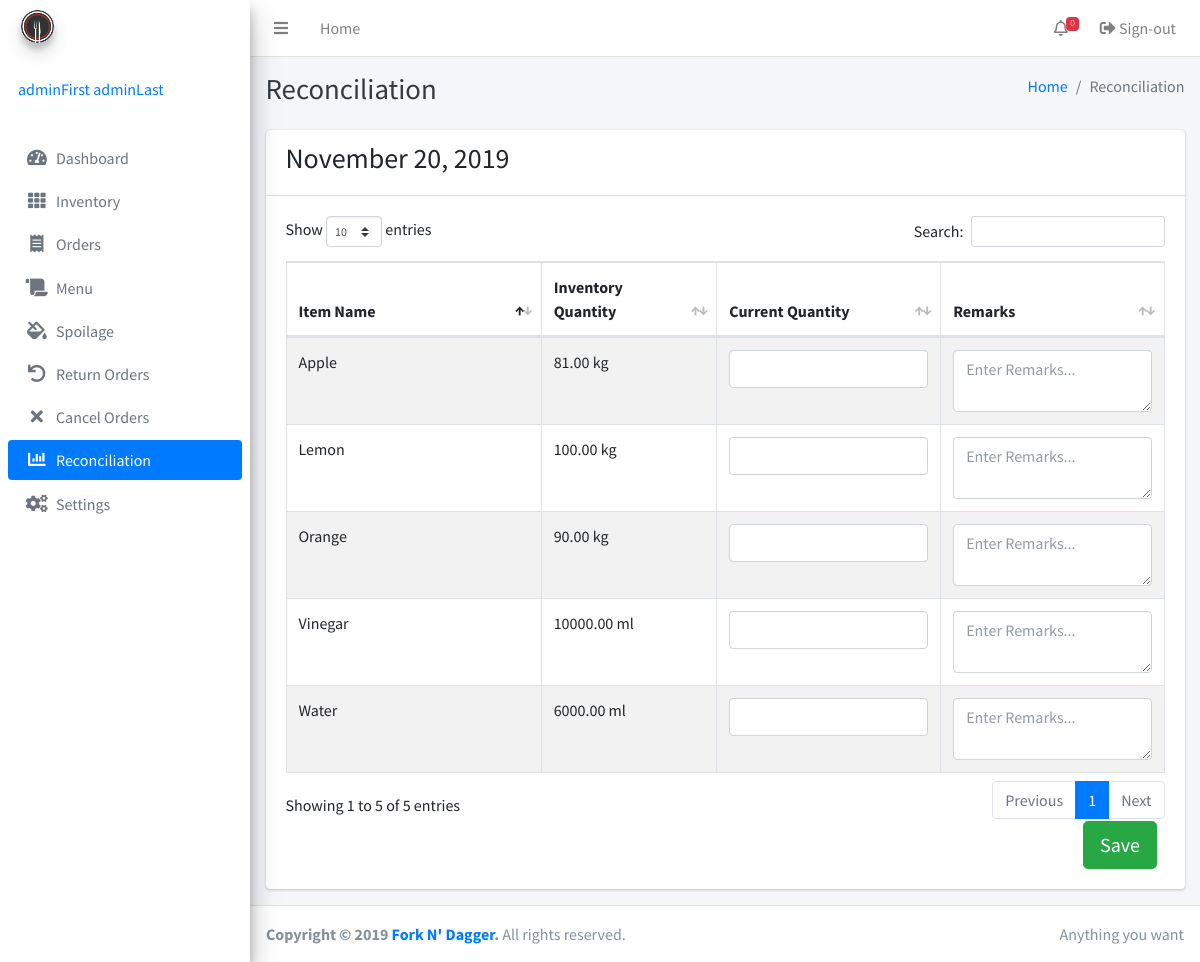
Screenshot of /reconciliation.php (signed in) with the database file from the repository.
### tables this page shows
CREATE TABLE IF NOT EXISTS `inventory` (
  `id` bigint(255) NOT NULL AUTO_INCREMENT,
  `itemname` varchar(255) NOT NULL,
  `description` varchar(255) NOT NULL,
  `quantity` decimal(65,2) UNSIGNED NOT NULL,
  `lowquantity` decimal(65,2) DEFAULT NULL,
  `categoryID` int(255) DEFAULT NULL,
  `unitID` int(255) DEFAULT NULL,
  `timestamp` timestamp(6) NOT NULL,
  `adminID` int(255) NOT NULL,
  PRIMARY KEY (`id`)
);

CREATE TABLE IF NOT EXISTS `uom` (
  `id` bigint(255) NOT NULL AUTO_INCREMENT,
  `uomname` varchar(255) NOT NULL,
  PRIMARY KEY (`id`),
  UNIQUE KEY `name` (`uomname`)
);

### inc/session.php (called while the page is built, shortened)
<?php
	include 'inc/conn.php';;
	if(isset($_SESSION['admin'])){
		$query = $conn -> prepare("SELECT * FROM admins WHERE id = ? ");
		$query -> bind_param("s", $variable);
		$query -> execute();
		$result = $query->get_result();
		$user = mysqli_fetch_assoc($result);
		$role = $user['role'];
	}
	else{
		header('location: home.php');
		exit();
	}
?>

### reconciliation.php (the view, shortened to what this page needs)
<?php include 'inc/session.php'; ?>
<?php include 'inc/header.php'; ?>
<body class="hold-transition sidebar-mini">
<div class="wrapper">
<?php
$current = "reconciliation";
include 'inc/navbar.php'; ?>
  <div class="content-wrapper">
    <div class="content-header">
      <div class="container-fluid">
        <div class="row mb-2">
          <div class="col-sm-6">
            <h1 class="m-0 text-dark">Reconciliation</h1>
          </div>
          <div class="col-sm-6">
            <ol class="breadcrumb float-sm-right">
              <li class="breadcrumb-item"><a href="#">Home</a></li>
              <li class="breadcrumb-item active">Reconciliation</li>
            </ol>
          </div>
        </div>
      </div>
    </div>
    <div class="content">
      <div class="container-fluid">
        <?php if ($role == 'Super User'): ?>
        <div class="row">
          <div class="col-12">
            <div class="card card-primary card-outline card-outline-tabs">
              <div class="card-header p-0 border-bottom-0">
                <ul class="nav nav-tabs" id="custom-tabs-three-tab" role="tablist">
                  <li class="nav-item">
                    <a class="nav-link active" id="custom-tabs-three-home-tab" data-toggle="pill" href="#custom-tabs-three-home" role="tab" aria-controls="custom-tabs-three-home" aria-selected="true">Today</a>
                  </li>
                  <li class="nav-item">
                    <a class="nav-link" id="custom-tabs-three-profile-tab" data-toggle="pill" href="#custom-tabs-three-profile" role="tab" aria-controls="custom-tabs-three-profile" aria-selected="false">History</a>
                  </li>
                </ul>
              </div>
              <div class="card-body">
                <div class="tab-content" id="custom-tabs-three-tabContent">
                  <div class="tab-pane fade show active" id="custom-tabs-three-home" role="tabpanel" aria-labelledby="custom-tabs-three-home-tab">
                    <form role="form" action="reconciliation.php" method="POST">
                    <table class="table table-bordered table-striped display">
                    <thead>
                    <tr>
                      <th width="120">Item Name</th>
                      <th width="20">Inventory Quantity</th>
                      <th width="100">Current Quantity</th>
                      <th width="100">Remarks</th>
                    </tr>
                    </thead>
                    <tbody>
                    <?php
                    $result3 = mysqli_query($conn, "SELECT * FROM inventory join uom on inventory.unitID = uom.id");
                    while ($row = mysqli_fetch_array($result3)) {
                          ?>
                    <tr>
                      <td><input type="hidden" name="inventoryID[]" value="<?php echo $row['id'];?>"><?php echo ucwords($row['itemname']);?></td>
                      <td><?php echo $row['quantity'];?> <?php echo $row['uomname'];?></td>
                      <td><input type="number" step="0.01" class="form-control" name="quantity[]"></td>
                      <td><textarea class="form-control" rows="2" placeholder="Enter Remarks..." name="remarks[]"></textarea></td>
                    </tr>
                    <?php   } ?>
                    </tbody>
                  </table>
                  <div class="col-12 text-right">
                    <button type="button" class="btn btn-success btn-lg" data-toggle="modal" data-target="#recon">Save</button>
                  </div>
                  </div>
                  <div class="tab-pane fade" id="custom-tabs-three-profile" role="tabpanel" aria-labelledby="custom-tabs-three-profile-tab">
                     <table class="table table-bordered table-striped display">
                    <thead>
                    <tr>
                      <th width="120">Date</th>
                      <th width="120">Last Updated</th>
                      <th width="120">Updated By</th>
                      <th width="100">Action</th>
                    </tr>
                    </thead>
                    <tbody>
                    <?php
                    $result3 = mysqli_query($conn, "SELECT *, reconciliation.id as reconID FROM reconciliation join admins on reconciliation.adminID = admins.id group by date order by date");
                    while ($row = mysqli_fetch_array($result3)) {
                          ?>
                    <tr>
                      <td><?php echo date("F d, Y", strtotime($row['date']));?></td>
                      <td><?php echo date("F d, Y H:i", strtotime($row['timestamp']));?></td>
                      <td><?php echo ucfirst($row['lastname']);?>, <?php echo ucfirst($row['firstname']);?></td>
                      <td><a data-toggle="modal" data-target='#view<?php echo $row['reconID']; ?>' class="btn btn-info btn-sm m-0">View</a></td>
                  </tr>
                  <div class="modal fade" id="view<?php echo $row['reconID']; ?>">
                    <div class="modal-dialog">
                      <div class="modal-content">
                        <div class="modal-header">
                          <h4 class="modal-title"><?php echo date("F d, Y", strtotime($row['date']));?></h4>
                          <button type="button" class="close" data-dismiss="modal" aria-label="Close">
                            <span aria-hidden="true">&times;</span>
                          </button>
                        </div>
                        <div class="modal-body">
                            <div class="card-body">
                              <dl>
                                <?php
                                  $result4 = mysqli_query($conn, "SELECT * FROM reconciliation join inventory on reconciliation.inventoryID = inventory.id join uom on inventory.unitID = uom.id where reconciliation.date = '".$row['date']."'");
                                  while ($row1 = mysqli_fetch_array($result4)) { ?>
                                <dt><?php echo ucwords($row1['itemname']);?></dt>
                                <dd>Counted: <?php echo $row1['current'];?> <?php echo $row1['uomname'];?> - <?php echo ucfirst($row1['remarks']);?></dd>
                                  <?php   } ?>
                              </dl>
                            </div>
                        </div>
                        <div class="modal-footer justify-content-between">
                          <button type="button" class="btn btn-default" data-dismiss="modal">Close</button>
                        </div>
                      </div>
                    </div>
                  </div>
                    <?php   } ?>
                    </tbody>
                  </table>
                  </div>
                </div>
              </div>
            </div>
          </div>
        </div>
      </div>
        <div class="modal fade" id="recon">
          <div class="modal-dialog">
            <div class="modal-content">
              <div class="modal-header">
                <h4 class="modal-title">Are you sure to Save?</h4>
                <input class="form-check-input" type="hidden" name="adminid" id="adminid" value="<?php echo $user['id'];?>" style="visibility: hidden;">
                <button type="button" class="close" data-dismiss="modal" aria-label="Close">
                  <span aria-hidden="true">&times;</span>
                </button>
              </div>
              <div class="modal-body">
              </div>
              <div class="modal-footer justify-content-between">
                <button type="button" class="btn btn-default" data-dismiss="modal">Close</button>
                <button type="submit" class="btn btn-primary" name="submit">Confirm</button>
              </form>
              </div>
            </div>
          </div>
        </div>
        <?php else: ?>
        <div class="row">
          <div class="col-12">
            <div class="card">
              <div class="card-header">
                <?php echo "<h3>" . date("F d, Y") . "</h3>"; ?>
              </div>
              <form role="form" action="reconciliation.php" method="POST">
              <div class="card-body">
                <table class="table table-bordered table-striped display">
                  <thead>
                  <tr>
                    <th width="120">Item Name</th>
                    <th width="20">Inventory Quantity</th>
                    <th width="100">Current Quantity</th>
                    <th width="100">Remarks</th>
                  </tr>
                  </thead>
                  <tbody>
                  <?php
                  $result3 = mysqli_query($conn, "SELECT * FROM inventory join uom on inventory.unitID = uom.id");
                  while ($row = mysqli_fetch_array($result3)) {
                        ?>
                  <tr>
                    <td><input type="hidden" name="inventoryID[]" value="<?php echo $row['id'];?>"><?php echo ucwords($row['itemname']);?></td>
                    <td><?php echo $row['quantity'];?> <?php echo $row['uomname'];?></td>
                    <td><input type="number" step="0.01" class="form-control" name="quantity[]"></td>
                    <td><textarea class="form-control" rows="2" placeholder="Enter Remarks..." name="remarks[]"></textarea></td>
                  </tr>
                  <?php   } ?>
                  </tbody>
                </table>
                <div class="col-12 text-right">
                  <button type="button" class="btn btn-success btn-lg" data-toggle="modal" data-target="#recon">Save</button>
                </div>
              </div>
            </div>
          </div>
        </div>
      </div>
        <?php endif ?>
    </div>
  </div>
  <?php include 'inc/footer.php'; ?>
</div>
</body>
</html>

### inc/navbar.php (shortened to what this page needs)
  <nav class="main-header navbar navbar-expand navbar-white navbar-light">
    <ul class="navbar-nav">
      <li class="nav-item">
        <a class="nav-link" data-widget="pushmenu" href="#"><i class="fas fa-bars"></i></a>
      </li>
      <li class="nav-item d-none d-sm-inline-block">
        <a href="index3.html" class="nav-link">Home</a>
      </li>
    </ul>
    <ul class="navbar-nav ml-auto">
      <li class="nav-item dropdown">
        <a class="nav-link" data-toggle="dropdown" href="#">
          <i class="far fa-bell"></i>
        <?php
        $result3 = mysqli_query($conn, "SELECT count(*) as counted FROM inventory where lowquantity >= quantity or quantity = 0");
         $row1 = mysqli_fetch_assoc($result3);
         $counted = $row1['counted'];
         echo '<span class="badge badge-danger navbar-badge">'.$counted.'</span>';
        ?>
        </a>
      </li>
      <li class="nav-item">
        <a class="nav-link" href="logout.php"><i class="nav-icon fas fa-sign-out-alt"></i> Sign-out</a>
      </li>
    </ul>
  </nav>
  <aside class="main-sidebar sidebar-gray elevation-4">
    <a href="index3.html" class="brand-link">
      <img src="image/logo.png" alt="Fork N' Dagger Logo" class="brand-image img-circle elevation-3"
           style="opacity: .8">
      <span class="brand-text font-weight-light">Fork N' Dagger</span>
    </a>
    <div class="sidebar">
      <div class="user-panel mt-3 pb-3 mb-3 d-flex">
        <div class="info">
          <a href="#" class="d-block"><?php echo $user['firstname']. ' '.$user['lastname']; ?></a>
        </div>
      </div>
<?php
switch ($role): ?>
<?php default: ?>
      <nav class="mt-2">
        <ul class="nav nav-pills nav-sidebar flex-column" data-widget="treeview" role="menu" data-accordion="false">
          <li class="nav-item">
            <a href="index.php" class="nav-link <?php if($current == 'Dashboard') {echo 'active';} ?>">
              <i class="nav-icon fas fa-tachometer-alt"></i>
              <p>
                Dashboard
              </p>
            </a>
          </li>
          <li class="nav-item">
            <a href="inventory.php" class="nav-link <?php if($current == 'inventory') {echo 'active';} ?>" >
              <i class="nav-icon fas fa-th"></i>
              <p>
                Inventory
              </p>
            </a>
          </li>
          <li class="nav-item">
            <a href="order.php" class="nav-link <?php if($current == 'order') {echo 'active';} ?>">
              <i class="nav-icon fas fa-receipt"></i>
              <p>
                Orders
              </p>
            </a>
          </li>
          <li class="nav-item">
            <a href="menu.php" class="nav-link <?php if($current == 'menu') {echo 'active';} ?>">
              <i class="nav-icon fas fa-scroll"></i>
              <p>
                Menu
              </p>
            </a>
          </li>
          <li class="nav-item">
            <a href="spoilage.php" class="nav-link <?php if($current == 'spoilage') {echo 'active';} ?>">
              <i class="nav-icon fas fa-fill-drip"></i>
              <p>
                Spoilage
              </p>
            </a>
          </li>
          <li class="nav-item">
            <a href="returnorders.php" class="nav-link <?php if($current == 'return') {echo 'active';} ?>">
              <i class="nav-icon fas fa-undo"></i>
              <p>
                Return Orders
              </p>
            </a>
          </li>
          <li class="nav-item">
            <a href="cancelorders.php" class="nav-link <?php if($current == 'cancel') {echo 'active';} ?>">
              <i class="nav-icon fas fa-times"></i>
              <p>
                Cancel Orders
              </p>
            </a>
          </li>
          <li class="nav-item">
            <a href="reconciliation.php" class="nav-link <?php if($current == 'reconciliation') {echo 'active';} ?>">
              <i class="nav-icon fas fa-chart-bar"></i>
              <p>
                Reconciliation
              </p>
            </a>
          </li>
          <li class="nav-item">
            <a href="settings.php" class="nav-link <?php if($current == 'settings') {echo 'active';} ?>">
              <i class="nav-icon fas fa-cogs"></i>
              <p>
                Settings
              </p>
            </a>
          </li>
        </ul>
      </nav>
<?php endswitch; ?>
    </div>
  </aside>

### inc/header.php (style rules this page uses)
p, h1, h2, h3, h4, h5, h6, label, td, dt, dd { user-select: none; -webkit-user-select: none; -khtml-user-select: none; -moz-user-select: none; -ms-user-select: none; }

### rows the page displays
inventory: itemname "Apple", quantity "81.00", uom.uomname "kg"
inventory: itemname "Water", quantity "6000.00", uom.uomname "ml"
inventory: itemname "Orange", quantity "90.00", uom.uomname "kg"
inventory: itemname "Lemon", quantity "100.00", uom.uomname "kg"
inventory: itemname "Vinegar", quantity "10000.00", uom.uomname "ml"

### other values shown
$counted "0"
$user['firstname'] "adminFirst"
$user['lastname'] "adminLast"
